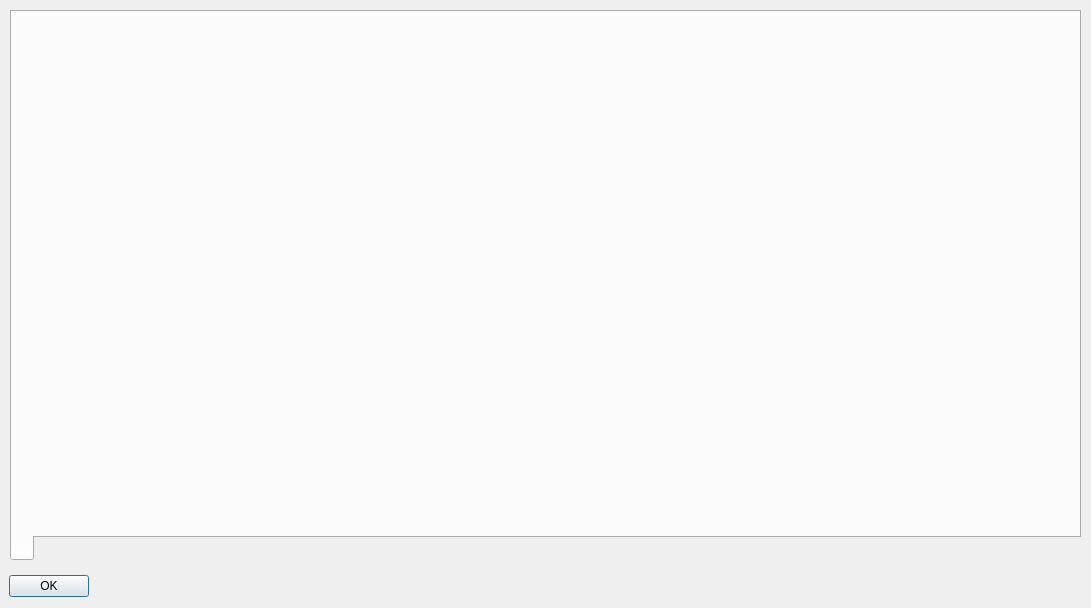
<?xml version="1.0" encoding="UTF-8"?>
<ui version="4.0">
 <class>GeoContextHelpDialogBase</class>
 <widget class="QDialog" name="GeoContextHelpDialogBase">
  <property name="geometry">
   <rect>
    <x>0</x>
    <y>0</y>
    <width>1091</width>
    <height>608</height>
   </rect>
  </property>
  <property name="windowTitle">
   <string>GeoContext - Documentation</string>
  </property>
  <widget class="QDialogButtonBox" name="btnOk">
   <property name="geometry">
    <rect>
     <x>9</x>
     <y>574</y>
     <width>80</width>
     <height>25</height>
    </rect>
   </property>
   <property name="orientation">
    <enum>Qt::Horizontal</enum>
   </property>
   <property name="standardButtons">
    <set>QDialogButtonBox::Ok</set>
   </property>
  </widget>
  <widget class="QTabWidget" name="tabTables">
   <property name="geometry">
    <rect>
     <x>10</x>
     <y>10</y>
     <width>1071</width>
     <height>551</height>
    </rect>
   </property>
   <property name="tabPosition">
    <enum>QTabWidget::South</enum>
   </property>
   <property name="currentIndex">
    <number>0</number>
   </property>
   <widget class="QWidget" name="tabTable">
    <attribute name="title">
     <string/>
    </attribute>
   </widget>
  </widget>
 </widget>
 <resources/>
 <connections>
  <connection>
   <sender>btnOk</sender>
   <signal>accepted()</signal>
   <receiver>GeoContextHelpDialogBase</receiver>
   <slot>accept()</slot>
   <hints>
    <hint type="sourcelabel">
     <x>248</x>
     <y>254</y>
    </hint>
    <hint type="destinationlabel">
     <x>157</x>
     <y>274</y>
    </hint>
   </hints>
  </connection>
  <connection>
   <sender>btnOk</sender>
   <signal>rejected()</signal>
   <receiver>GeoContextHelpDialogBase</receiver>
   <slot>reject()</slot>
   <hints>
    <hint type="sourcelabel">
     <x>316</x>
     <y>260</y>
    </hint>
    <hint type="destinationlabel">
     <x>286</x>
     <y>274</y>
    </hint>
   </hints>
  </connection>
 </connections>
</ui>
